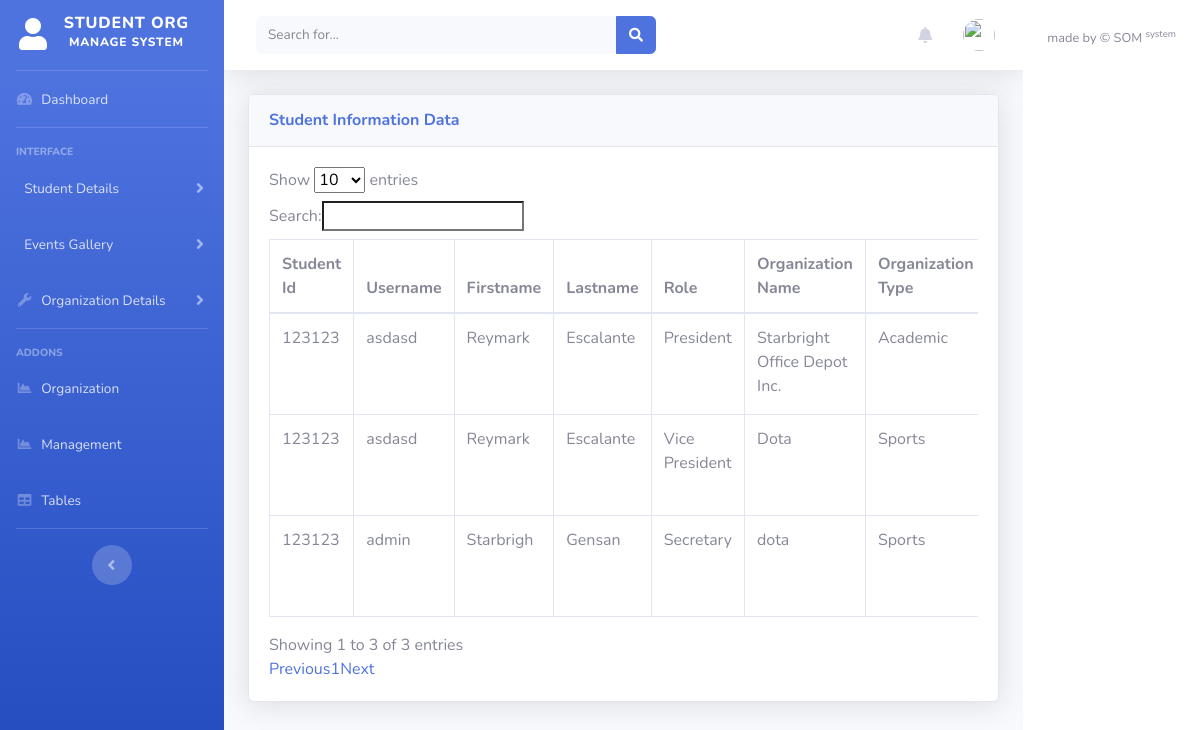
The page /admin/organization_information_page_view.php on the database its author committed.
### tables this page shows
CREATE TABLE `registrations`  (
  `id` int NOT NULL AUTO_INCREMENT,
  `student_id` int NOT NULL,
  `student_email` varchar(255) NOT NULL,
  `student_phone` varchar(20) NOT NULL,
  `student_grade` int NOT NULL,
  `organization_name` varchar(255) NOT NULL,
  `organization_type` varchar(50) NOT NULL,
  `role` varchar(50) NOT NULL,
  `personal_statement` text NOT NULL,
  `created_at` timestamp NOT NULL DEFAULT current_timestamp,
  PRIMARY KEY (`id`) USING BTREE,
  INDEX `student_id`(`student_id` ASC) USING BTREE,
  CONSTRAINT `registrations_ibfk_1` FOREIGN KEY (`student_id`) REFERENCES `students` (`id`) ON DELETE RESTRICT ON UPDATE RESTRICT
);

CREATE TABLE `students`  (
  `id` int NOT NULL AUTO_INCREMENT,
  `student_id` varchar(20) NOT NULL,
  `username` varchar(50) NOT NULL,
  `password` varchar(255) NOT NULL,
  `first_name` varchar(50) NOT NULL,
  `last_name` varchar(50) NOT NULL,
  `email` varchar(100) NOT NULL,
  `phone` varchar(20) NOT NULL,
  `address` text NOT NULL,
  `dob` date NOT NULL,
  `created_at` timestamp NOT NULL DEFAULT current_timestamp,
  PRIMARY KEY (`id`) USING BTREE
);

### admin/organization_information_page_view.php (the view, shortened to what this page needs)
<?php
include("admin_header.php");
include("../include/connection.php");
$query = "SELECT students.*, registrations.organization_type, registrations.organization_name, registrations.role FROM students LEFT JOIN registrations ON students.id = registrations.student_id";
$result = mysqli_query($connection, $query);
?>
<body id="page-top">
    <div id="wrapper">
        <?php
        include("admin_sidebar.php");
        ?>
        <div id="content-wrapper" class="d-flex flex-column">
            <div id="content">
                <?php
                include("admin_topbar.php");
                ?>
                <div class="container-fluid">
                    <div class="card shadow mb-4">
                        <div class="card-header py-3">
                            <h6 class="m-0 font-weight-bold text-primary">Student Information Data</h6>
                        </div>
                        <div class="card-body">
                            <div class="table-responsive">
                                <table class="table table-bordered" id="studentTable" width="100%" cellspacing="0">
                                    <thead>
                                        <tr>
                                            <th>Student Id</th>
                                            <th>Username</th>
                                            <th>Firstname</th>
                                            <th>Lastname</th>
                                            <th>Role</th>
                                            <th>Organization Name</th>
                                            <th>Organization Type</th>
                                        </tr>
                                    </thead>
                                    <tbody>
                                        <?php
                                        while ($row = mysqli_fetch_assoc($result)) {
                                            echo "<tr>";
                                            echo "<td>" . $row['student_id'] . "</td>";
                                            echo "<td>" . $row['username'] . "</td>";
                                            echo "<td>" . $row['first_name'] . "</td>";
                                            echo "<td>" . $row['last_name'] . "</td>";
                                            echo "<td>" . $row['role'] . "</td>";
                                            echo "<td>" . $row['organization_name'] . "</td>";
                                            echo "<td>" . $row['organization_type'] . "</td>";
                                            echo "</tr>";
                                        }
                                        ?>
                                    </tbody>
                                </table>
                            </div>
                        </div>
                    </div>
                </div>
            </div>
        </div>
        <?php
        include("admin_footer.php");
        ?>

### admin/admin_header.php (shortened to what this page needs)
<!DOCTYPE html>
<html lang="en">
<head>
    <link href="../vendor/fontawesome-free/css/all.min.css" rel="stylesheet" type="text/css">
    <link href="../css/sb-admin-2.css" rel="stylesheet">
    <link href='https://cdn.jsdelivr.net/npm/fullcalendar@5.9.0/main.min.css' rel='stylesheet' />
    <link href="https://cdn.jsdelivr.net/npm/select2@4.1.0-rc.0/dist/css/select2.min.css" rel="stylesheet" />
</head>

### admin/admin_sidebar.php (shortened to what this page needs)
<ul class="navbar-nav bg-gradient-primary sidebar sidebar-dark accordion" id="accordionSidebar">
<a class="sidebar-brand d-flex align-items-center justify-content-center" href="index.html">
    <div class="sidebar-brand-icon ">
        <i class="fas fa-user"></i>
    </div>
    <div class="sidebar-brand-text mx-3">Student Org<sup><br>Manage System</sup></div>
</a>
<hr class="sidebar-divider my-0">
<li class="nav-item">
    <a class="nav-link" href="admin_dashboard.php">
        <i class="fas fa-fw fa-tachometer-alt"></i>
        <span>Dashboard</span></a>
</li>
<hr class="sidebar-divider">
<div class="sidebar-heading">
    Interface
</div>
<li class="nav-item">
    <a class="nav-link collapsed" href="#" data-toggle="collapse" data-target="#studentData"
        aria-expanded="true" aria-controls="studentData">
        <span>Student Details</span>
    </a>
</li>
<li class="nav-item">
    <a class="nav-link collapsed" href="#" data-toggle="collapse" data-target="#collapseTwo"
        aria-expanded="true" aria-controls="collapseTwo">
        <span>Events Gallery</span>
    </a>
</li>
<li class="nav-item">
    <a class="nav-link collapsed" href="#" data-toggle="collapse" data-target="#collapseUtilities"
        aria-expanded="true" aria-controls="collapseUtilities">
        <i class="fas fa-fw fa-wrench"></i>
        <span>Organization Details</span>
    </a>
</li>
<hr class="sidebar-divider">
<div class="sidebar-heading">
    Addons
</div>
<li class="nav-item">
    <a class="nav-link" href="organization_page.php">
        <i class="fas fa-fw fa-chart-area"></i>
        <span>Organization</span></a>
</li>
<li class="nav-item">
    <a class="nav-link" href="management_event_page.php">
        <i class="fas fa-fw fa-chart-area"></i>
        <span>Management</span></a>
</li>
<li class="nav-item">
    <a class="nav-link" href="tables.html">
        <i class="fas fa-fw fa-table"></i>
        <span>Tables</span></a>
</li>
<hr class="sidebar-divider d-none d-md-block">
<div class="text-center d-none d-md-inline">
    <button class="rounded-circle border-0" id="sidebarToggle"></button>
</div>
</ul>

### admin/admin_topbar.php (shortened to what this page needs)
<nav class="navbar navbar-expand navbar-light bg-white topbar mb-4 static-top shadow">
<form
    class="d-none d-sm-inline-block form-inline mr-auto ml-md-3 my-2 my-md-0 mw-100 navbar-search">
    <div class="input-group">
        <input type="text" class="form-control bg-light border-0 small" placeholder="Search for..."
            aria-label="Search" aria-describedby="basic-addon2">
        <div class="input-group-append">
            <button class="btn btn-primary" type="button">
                <i class="fas fa-search fa-sm"></i>
            </button>
        </div>
    </div>
</form>
<ul class="navbar-nav ml-auto">
    <li class="nav-item dropdown no-arrow mx-1">
        <a class="nav-link dropdown-toggle" href="#" id="alertsDropdown" role="button"
            data-toggle="dropdown" aria-haspopup="true" aria-expanded="false">
            <i class="fas fa-bell fa-fw"></i>
        </a>
        <div class="dropdown-list dropdown-menu dropdown-menu-right shadow animated--grow-in"
            aria-labelledby="alertsDropdown">
    <li class="nav-item dropdown no-arrow">
        <a class="nav-link dropdown-toggle" href="#" id="userDropdown" role="button"
            data-toggle="dropdown" aria-haspopup="true" aria-expanded="false">
            <img class="img-profile rounded-circle"
                src="img/219983.png">
        </a>
    </li>
</ul>
</nav>

### admin/admin_footer.php (shortened to what this page needs)
<footer class="sticky-footer bg-white">
                <div class="container my-auto">
                    <div class="copyright text-center my-auto">
                        <span>made by &copy; SOM <sup>system</sup></span>
                    </div>
                </div>
            </footer>
        </div>
</body>
</html>

### rows shown on the page
registrations: student.student_id "123123", student.username "asdasd", student.first_name "Reymark", student.last_name "Escalante", role "President", organization_name "Starbright Office Depot Inc.", organization_type "Academic"
registrations: student.student_id "123123", student.username "asdasd", student.first_name "Reymark", student.last_name "Escalante", role "Vice President", organization_name "Dota", organization_type "Sports"
registrations: student.student_id "123123", student.username "admin", student.first_name "Starbrigh", student.last_name "Gensan", role "Secretary", organization_name "dota", organization_type "Sports"
